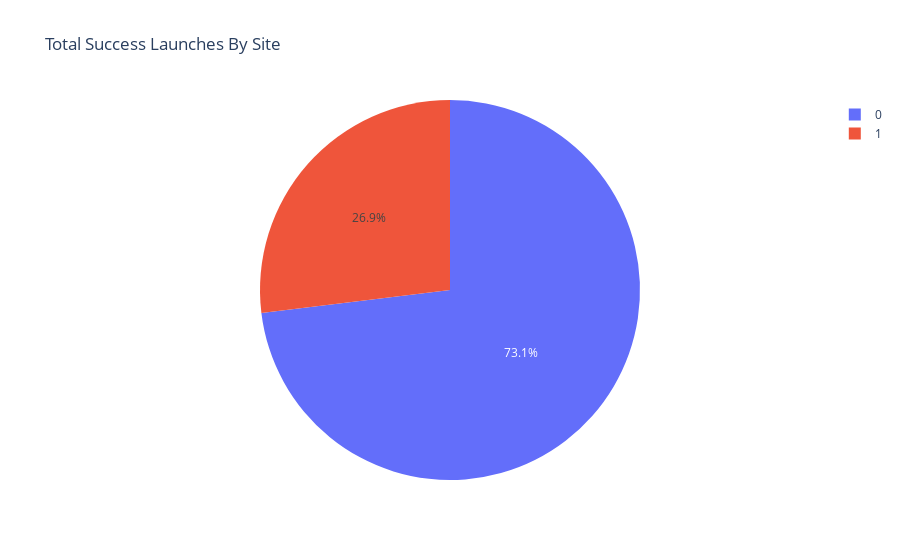

Notebook source saved alongside this figure:
### Code cell
fig = px.pie(spacex_df.loc[spacex_df['Launch Site'] == 'CCAFS LC-40'].groupby('class', as_index=False)['Launch Site'].count(),
        values='Launch Site', 
        names='class', 
        title='Total Success Launches By Site')
fig

### Figure 1 — Plotly figure (JSON) as saved in the notebook; plotly's stock layout.template omitted (floating-point values rounded to 4 significant figures)
{"data": [{"domain": {"x": [0, 1], "y": [0, 1]}, "hovertemplate": "class=%{label}<br>Launch Site=%{value}<extra></extra>", "labels": [0, 1], "legendgroup": "", "name": "", "showlegend": true, "type": "pie", "values": [19, 7]}], "layout": {"legend": {"tracegroupgap": 0}, "title": {"text": "Total Success Launches By Site"}}}
